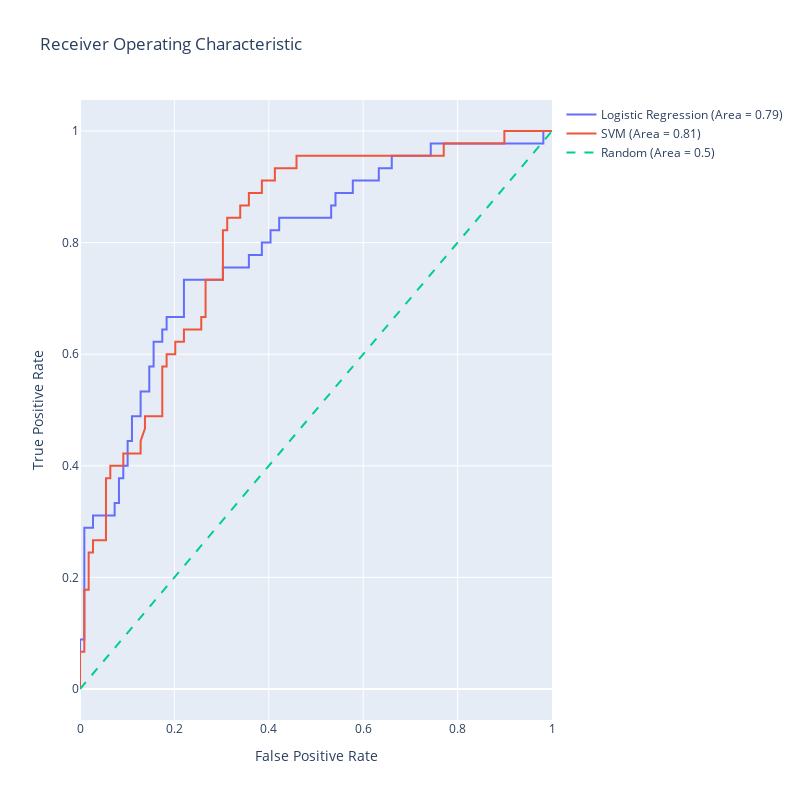

Notebook code cell kept with this figure:
### Code cell
import numpy as np
import plotly.graph_objects as go
from sklearn.linear_model import LogisticRegression
from sklearn.svm import SVC
from sklearn.metrics import roc_curve, roc_auc_score
from sklearn.preprocessing import StandardScaler

# Assuming that X_train, X_test, y_train, y_test are already defined

# SVM requires feature scaling for better performance
scaler = StandardScaler()
X_train_scaled = scaler.fit_transform(X_train)
X_test_scaled = scaler.transform(X_test)

# Logistic Regression model
lr_model = LogisticRegression(max_iter=1000)
lr_model.fit(X_train, y_train)
lr_scores = lr_model.predict_proba(X_test)[:,1]

# SVM model
svm_model = SVC(probability=True)
svm_model.fit(X_train_scaled, y_train)
svm_scores = svm_model.predict_proba(X_test_scaled)[:,1]

# Generate ROC curve data for logistic regression model
lr_fpr, lr_tpr, lr_thresholds = roc_curve(y_test, lr_scores)
lr_auc = roc_auc_score(y_test, lr_scores)

# Generate ROC curve data for SVM model
svm_fpr, svm_tpr, svm_thresholds = roc_curve(y_test, svm_scores)
svm_auc = roc_auc_score(y_test, svm_scores)

# Generate a trace for the Logistic Regression ROC curve
trace0 = go.Scatter(
    x=lr_fpr,
    y=lr_tpr,
    mode='lines',
    name=f'Logistic Regression (Area = {lr_auc:.2f})'
)

# Generate a trace for the SVM ROC curve
trace1 = go.Scatter(
    x=svm_fpr,
    y=svm_tpr,
    mode='lines',
    name=f'SVM (Area = {svm_auc:.2f})'
)

# Diagonal line
trace2 = go.Scatter(
    x=[0, 1],
    y=[0, 1],
    mode='lines',
    name='Random (Area = 0.5)',
    line=dict(dash='dash')
)

data = [trace0, trace1, trace2]

# Define layout with square aspect ratio
layout = go.Layout(
    title='Receiver Operating Characteristic',
    xaxis=dict(title='False Positive Rate'),
    yaxis=dict(title='True Positive Rate'),
    autosize=False,
    width=800,
    height=800,
    showlegend=True
)

# Define figure and add data
fig = go.Figure(data=data, layout=layout)

# Show figure
fig.show()

### Figure 1 — Plotly figure (JSON) as saved in the notebook; plotly's stock layout.template omitted (floating-point values rounded to 4 significant figures)
{"data": [{"mode": "lines", "name": "Logistic Regression (Area = 0.79)", "type": "scatter", "x": [0.0, 0.0, 0.0, 0.009174, 0.009174, 0.02752, 0.02752, 0.07339, 0.07339, 0.08257, 0.08257, 0.09174, 0.09174, 0.1009, 0.1009, 0.1101, 0.1101, 0.1284, 0.1284, 0.1468, 0.1468, 0.156, 0.156, 0.1743, 0.1743, 0.1835, 0.1835, 0.2202, 0.2202, 0.3028, 0.3028, 0.3578, 0.3578, 0.3853, 0.3853, 0.4037, 0.4037, 0.422, 0.422, 0.5321, 0.5321, 0.5413, 0.5413, 0.578, 0.578, 0.633, 0.633, 0.6606, 0.6606, 0.7431, 0.7431, 0.9817, 0.9817, 1.0], "y": [0.0, 0.02222, 0.08889, 0.08889, 0.2889, 0.2889, 0.3111, 0.3111, 0.3333, 0.3333, 0.3778, 0.3778, 0.4, 0.4, 0.4444, 0.4444, 0.4889, 0.4889, 0.5333, 0.5333, 0.5778, 0.5778, 0.6222, 0.6222, 0.6444, 0.6444, 0.6667, 0.6667, 0.7333, 0.7333, 0.7556, 0.7556, 0.7778, 0.7778, 0.8, 0.8, 0.8222, 0.8222, 0.8444, 0.8444, 0.8667, 0.8667, 0.8889, 0.8889, 0.9111, 0.9111, 0.9333, 0.9333, 0.9556, 0.9556, 0.9778, 0.9778, 1.0, 1.0]}, {"mode": "lines", "name": "SVM (Area = 0.81)", "type": "scatter", "x": [0.0, 0.0, 0.0, 0.009174, 0.009174, 0.01835, 0.01835, 0.02752, 0.02752, 0.05505, 0.05505, 0.06422, 0.06422, 0.09174, 0.09174, 0.1284, 0.1284, 0.1376, 0.1376, 0.1743, 0.1743, 0.1835, 0.1835, 0.2018, 0.2018, 0.2202, 0.2202, 0.2569, 0.2569, 0.2661, 0.2661, 0.3028, 0.3028, 0.3119, 0.3119, 0.3394, 0.3394, 0.3578, 0.3578, 0.3853, 0.3853, 0.4128, 0.4128, 0.4587, 0.4587, 0.7706, 0.7706, 0.8991, 0.8991, 1.0], "y": [0.0, 0.02222, 0.06667, 0.06667, 0.1778, 0.1778, 0.2444, 0.2444, 0.2667, 0.2667, 0.3778, 0.3778, 0.4, 0.4, 0.4222, 0.4222, 0.4444, 0.4667, 0.4889, 0.4889, 0.5778, 0.5778, 0.6, 0.6, 0.6222, 0.6222, 0.6444, 0.6444, 0.6667, 0.6667, 0.7333, 0.7333, 0.8222, 0.8222, 0.8444, 0.8444, 0.8667, 0.8667, 0.8889, 0.8889, 0.9111, 0.9111, 0.9333, 0.9333, 0.9556, 0.9556, 0.9778, 0.9778, 1.0, 1.0]}, {"line": {"dash": "dash"}, "mode": "lines", "name": "Random (Area = 0.5)", "type": "scatter", "x": [0, 1], "y": [0, 1]}], "layout": {"autosize": false, "height": 800, "showlegend": true, "title": {"text": "Receiver Operating Characteristic"}, "width": 800, "xaxis": {"title": {"text": "False Positive Rate"}}, "yaxis": {"title": {"text": "True Positive Rate"}}}}
